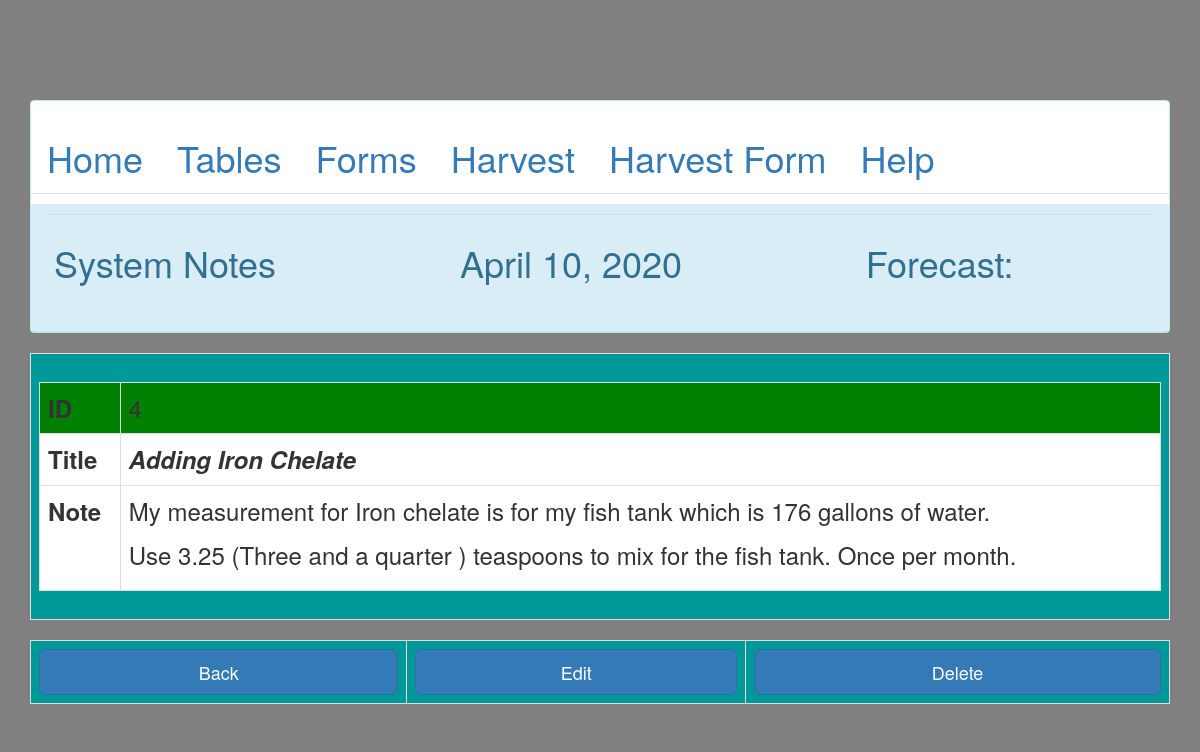
The app's page /aquaponics/viewnotes/4/ with its own data.
### aquaponics/models.py (models this page shows, shortened)
class notes(models.Model):
	date = models.DateField(auto_now_add=True)
	title = models.CharField(max_length=100)
	notes = RichTextField()

### aquaponics/views.py (the view)
# urls.py: url(r'^viewnotes/(?P<id>\d+)/$', viewnote, name='viewnotes'),
def viewnote(request, id):
    noteinstance = get_object_or_404(notes, id=id)
    context = {
        "noteinstance":noteinstance,
        "forecast":forecast,
        "icon":icon,
        "today":today,
    }
    return render(request, 'viewnote.html',context)

### templates/viewnote.html
{%extends "base1.html"%}
{% load staticfiles %}
{% load crispy_forms_tags %}
{%block title%}System Notes{%endblock%}
{%block 1%}
<table class="table table-bordered " >
<tbody bgcolor="#009999">
<tr>
<td>
<h3>
<table class="table table-bordered " >
<tr bgcolor="green">
<th>ID</th><td>{{noteinstance.id}}</td>
</tr>
<tr>
<th>Title</th><td><b><i>{{noteinstance.title}}</i></b></td>
</tr>
<tr>
<th>Note</th><td>{{noteinstance.notes|safe}}</td>
</tr>
</table>
</h3>
</td>
</tr>
</tbody>
</table>
<table class="table table-bordered" >
<tbody bgcolor="#009999">
<tr>
<td>
<form method = 'POST' action =''>{% csrf_token %}
<input type="button" class="btn btn-primary btn-block btn-lg" value="Back" onclick="javascript:history.go(-1);" class="btn btn-primary"/>
</form>
</td>
<td>
<form method = 'GET' action ="editnotes">{% csrf_token %}
<button type="submit" class="btn btn-primary btn-block btn-lg">Edit</button>
</form>
</td>
<td>
<form method = 'GET' action ="deletenotes">{% csrf_token %}
<button type="submit" class="btn btn-primary btn-block btn-lg">Delete</button>
</form>
</td>
</tr>
</tbody>
</table>
{%endblock%}

### records on screen
notes: id "4", title "Adding Iron Chelate", notes "My measurement for Iron chelate is for my fish tank which is 176 gallons of water. Use 3.25 (Three and a quarter ) teaspoons to mix for the fish tank. Once per month."

### other values on screen
{{ today }} "April 10, 2020"
